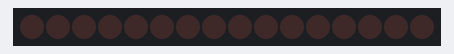
Bench run of a sketch on a simulated Arduino Uno, built with avr-gcc and run on an emulated ATmega328P. Shown: 16 shift-register outputs drawn as a row of LEDs (first output left, lit = HIGH). Wiring (inferred from the names in the program): 2 × shift register (74HC595): data pin 4; shift clock pin 6; latch pin 5. Wiring (inferred from the signals the program sends): row of LEDs: on Q0, Q1, Q2, Q3, Q4, Q5, Q6, Q7, Q8, Q9, Q10, Q11, Q12, Q13, Q14, Q15.

Above: at 0.2 s.
At 1.2 s:
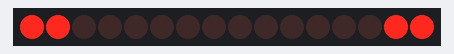
At 1.7 s:
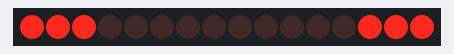
At 2.7 s:
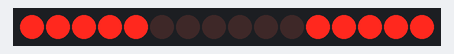
At 3.7 s:
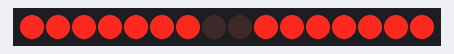
At 5.2 s:
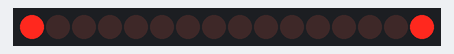
Timing chart, 0 to 5.9 s (numbered marks = the images above):
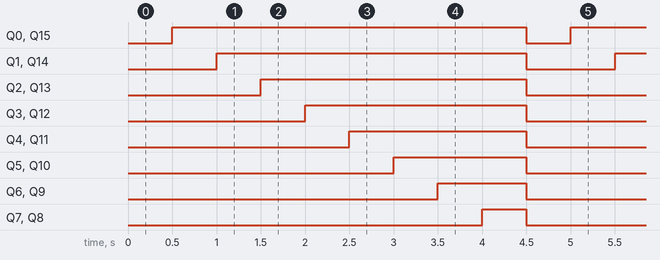

The sketch:

Lec07a_nd.ino
```cpp
/*
Lec 07a - 8 LEDs y el registro de corrimiento 74HC595

Aqui utilizaremos el CI 74HC595 para en lugar de utilizar 8 salidas del Arduino,
utilizar solo 3.
Aqui utilizaremos dos funciones nuevas bitSet() y shiftOut()

bitSet(). Pone a uno un bit de una variable numérica.
-Sintaxis
  bitSet(x, n)
-Parámetros
  x: la variable numérica en la que está el bit a poner a uno
  n: cual de los bits queremos poner a uno, empezando en el 0 para el bit menos
  significativo (el que está más a la derecha)
-Devuelve
  nada

shiftOut(). Desplaza un byte de datos bit a bit. Empieza desde el bit más
significante (el de más a la izquierda) o el menos significante (el más a la
derecha). Cada bit se escribe siguiendo su turno en un pin de datos, después de
conmutar un pin de reloj (señal de reloj) para indicar que el bit está disponible.
  Esto es conocido como protocolo serie síncrono y es la forma común que utilizan
los microcontroladores para comunicarse con sensores y con otros
microcontroladores. Ambos dispositivos permanecen sincronizados, y se comunican
a velocidades cercanas a las máximas, hasta que ambos compartan la misma linea de
reloj. En la documentación del harware interno de los chips se hace referencia a
menudo a esta característica como Serial Peripheral Interface (SPI).
-Sintaxis
  shiftOut(pinDatos, pinReloj, ordenBits, valor)
-Parametros
  pinDatos: el pin en el cual extraer cada bit (int)
  pinReloj: el pin que hay que conmutar cada vez que a un pinDatos le ha sido
  enviado el valor correcto (int)
  ordenBits: en qué orden desplazar los bits; si hacia el MSBFIRST (bit más
  significante primero) o hacia el LSBFIRST (bit menos significante primero).
  valor: los datos que rotar. (byte)
-Retorno
  Ninguno
**Nota
  El pinDatos y pinReloj deben estar ya configurados como salida con una llamada
  previa a pinMode().
*/

int pinAncla = 5;
int pinReloj = 6;
int pinDatos = 4;

byte leds = 0;

void setup() {
  pinMode(pinAncla, OUTPUT);
  pinMode(pinDatos, OUTPUT);
  pinMode(pinReloj, OUTPUT);
}

void loop() {
  leds = 0;
  actualizarRegistro();
  delay(500);
  for (int i = 0; i < 8; i++) {
    bitSet(leds, i);
    actualizarRegistro();
    delay(500);
  }
}

void actualizarRegistro(){
  digitalWrite(pinAncla, LOW);
  shiftOut(pinDatos, pinReloj, LSBFIRST, leds);
  shiftOut(pinDatos, pinReloj, MSBFIRST, leds);
  digitalWrite(pinAncla, HIGH);
}
```

Measured:
- by itself, Q0, Q15: alternates HIGH for 4.0 s and LOW for 0.50 s
- by itself, Q1, Q14: alternates HIGH for 3.5 s and LOW for 1.0 s
- by itself, Q2, Q13: alternates HIGH for 3.0 s and LOW for 1.5 s
- by itself, Q3, Q12: alternates HIGH for 2.5 s and LOW for 2.0 s
- by itself, Q4, Q11: alternates HIGH for 2.0 s and LOW for 2.5 s
- by itself, Q5, Q10: alternates HIGH for 1.5 s and LOW for 3.0 s
- by itself, Q6, Q9: alternates HIGH for 1.0 s and LOW for 3.5 s
- by itself, Q7, Q8: alternates HIGH for 0.50 s and LOW for 4.0 s
